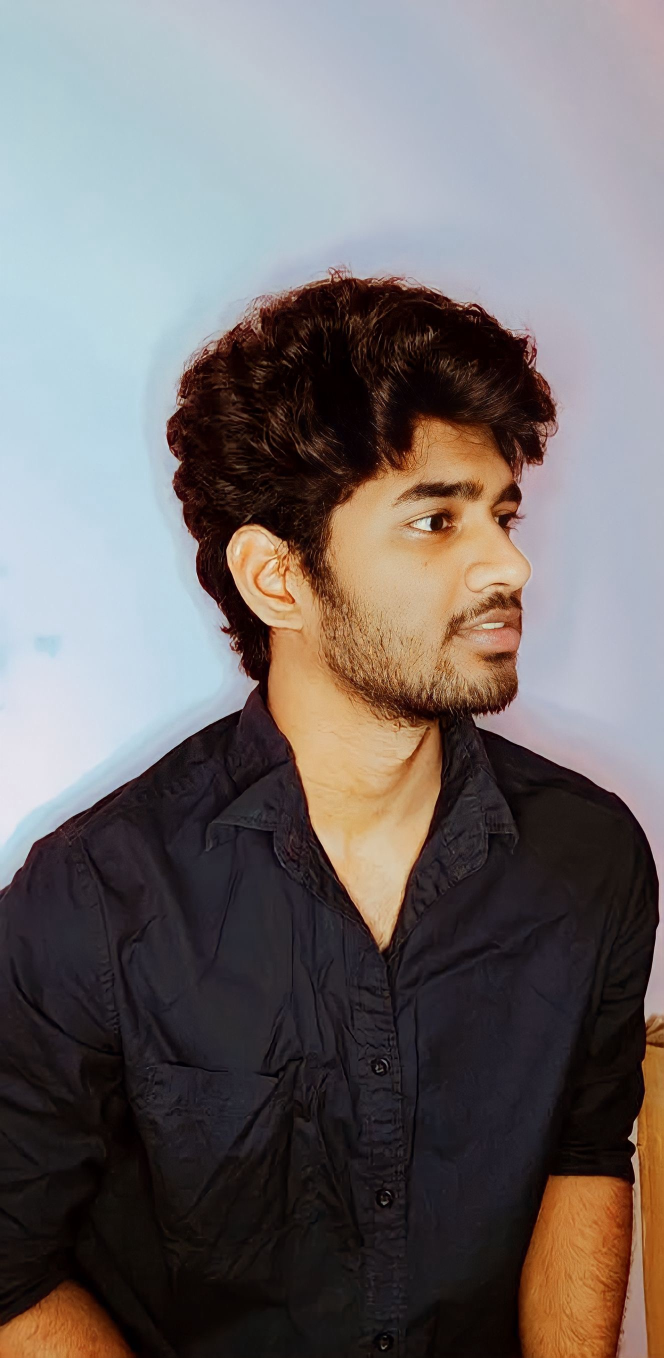
#> input picture image.JPG, 1328 x 2715 px, given in place of the camera (shown at 1/2 size)
$ python '3.Detect & track.py'
#> lines starting #> are read from the running program, lines starting #| are printed output that depends on the picture
import cv2 #image
import time #delay
import imutils #resize

cam = cv2.VideoCapture(0) #cam id
time.sleep(1)

firstFrame=None
area = 500

while True:
    _,img = cam.read() #read frame from camera
#> img is the input picture: shape (2715, 1328, 3); mean B, G, R 107.2, 107.7, 114.3
    text = "Normal"
    img = imutils.resize(img, width=500) #resize
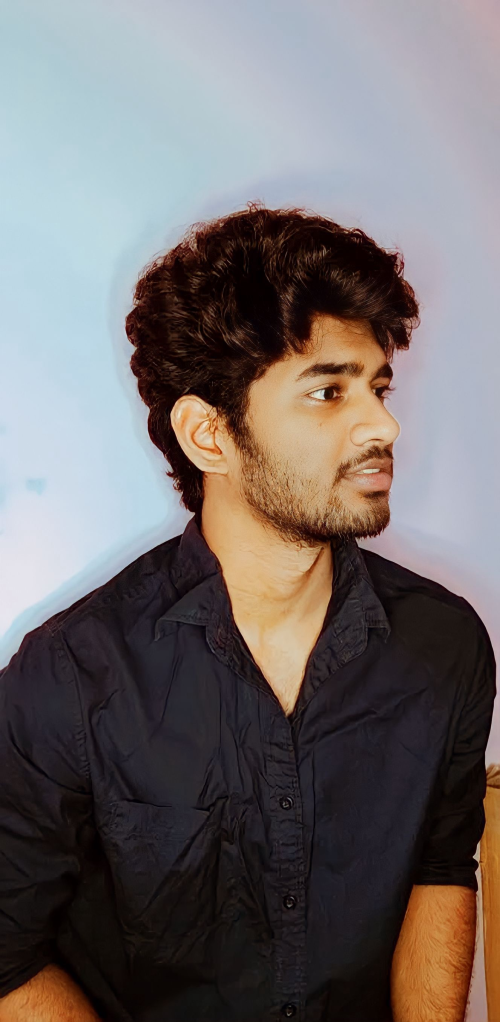
#> img: shape (1022, 500, 3); mean B, G, R 107.2, 107.7, 114.3

    grayImg = cv2.cvtColor(img, cv2.COLOR_BGR2GRAY) #color 2 Gray scale image
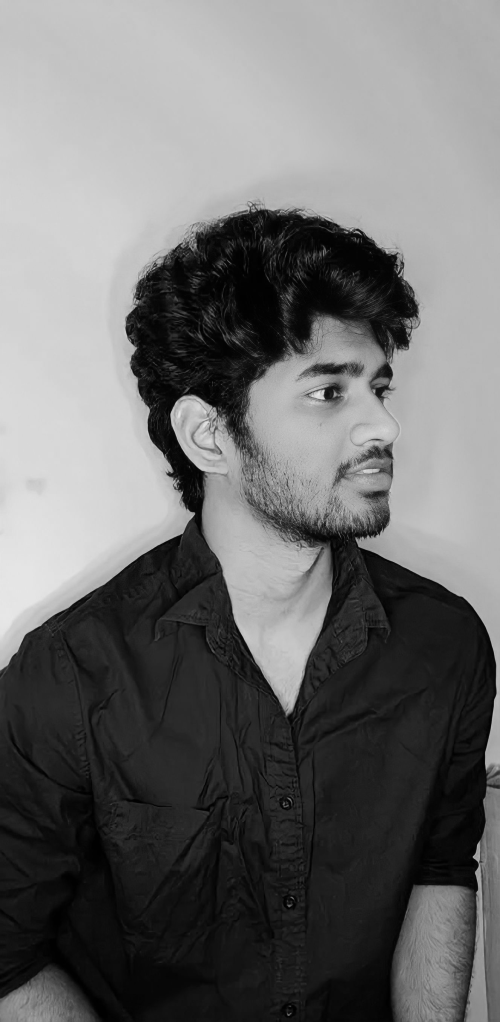
#> grayImg: shape (1022, 500); min 0, max 231, mean 109.6

    gaussianImg = cv2.GaussianBlur(grayImg, (21, 21), 0) #smoothened
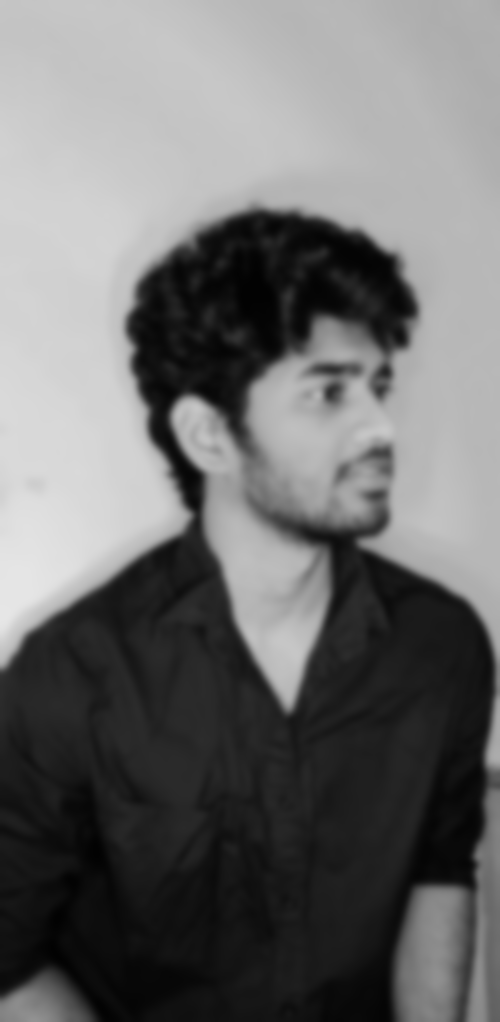
#> gaussianImg: shape (1022, 500); min 2, max 230, mean 109.6

    #run only once
    if firstFrame is None: #2ND time firstframe is not none , it's a stored value
            firstFrame = gaussianImg #capturing 1st frame on 1st iteration
            continue

    imgDiff = cv2.absdiff(firstFrame, gaussianImg) #absolute diff b/w 1st nd current frame , original - current = imgDiff

    ## 0 black , 255 white 0 - 25 will be black
    threshImg = cv2.threshold(imgDiff, 25, 255, cv2.THRESH_BINARY)[1] #thresholding on imgdiff image

    threshImg = cv2.dilate(threshImg, None, iterations=2) # remove holes , leftovers

    # fill the waterbottle areas created by dilate method and store in cnts
    cnts = cv2.findContours(threshImg.copy(), cv2.RETR_EXTERNAL, cv2.CHAIN_APPROX_SIMPLE)

    # Combine all neighborhood PIXEL of an object, to make an area
    cnts = imutils.grab_contours(cnts) # grab total area

    for c in cnts:
            if cv2.contourArea(c) < area: # if object is moving , continuously measures the area
                    continue
            (x, y, w, h) = cv2.boundingRect(c) # continously provide th x,y , wide & height of the moving object
            cv2.rectangle(img, (x, y), (x + w, y + h), (0, 255, 0), 2) # continuouly draw rectangle
            text = "Moving Object detected"
    print(text)
    cv2.putText(img, text, (10, 20),
            cv2.FONT_HERSHEY_SIMPLEX, 0.5, (0, 0, 255), 2)
    cv2.imshow("cameraFeed",img)
    key = cv2.waitKey(1) & 0xFF
    if key == ord("q"):
        break

cam.release()
cv2.destroyAllWindows()

$ run again, on faces.jpg
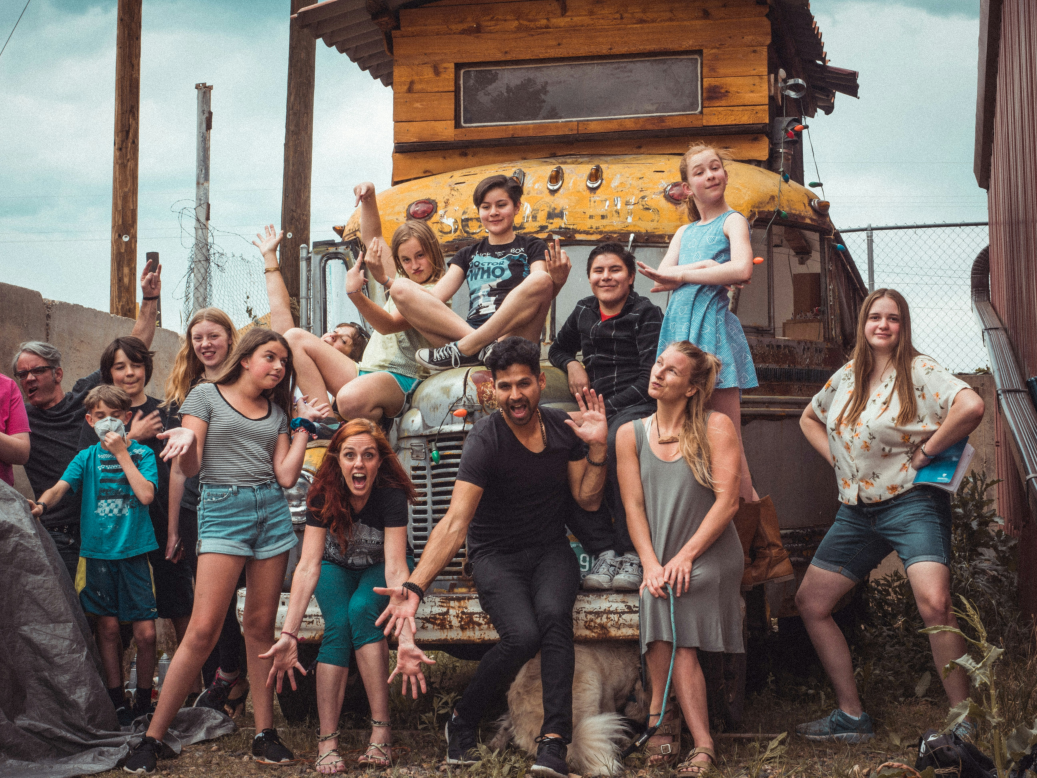
#> input picture faces.jpg, 5184 x 3888 px, given in place of the camera (shown at 1/5 size)
#> img is the input picture: shape (3888, 5184, 3); mean B, G, R 98.5, 105.5, 118.8
#> img: shape (375, 500, 3)
#> `grayImg = cv2.cvtColor(img, cv2.COLOR_BGR2GRAY)`:
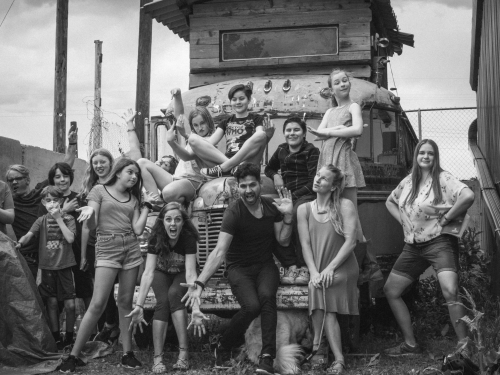
#> grayImg: shape (375, 500); min 13, max 250, mean 108.7
#> `gaussianImg = cv2.GaussianBlur(grayImg, (21, 21), 0)`:
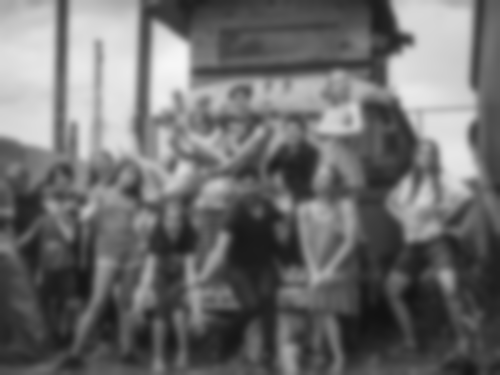
#> gaussianImg: shape (375, 500); min 18, max 246, mean 108.7
